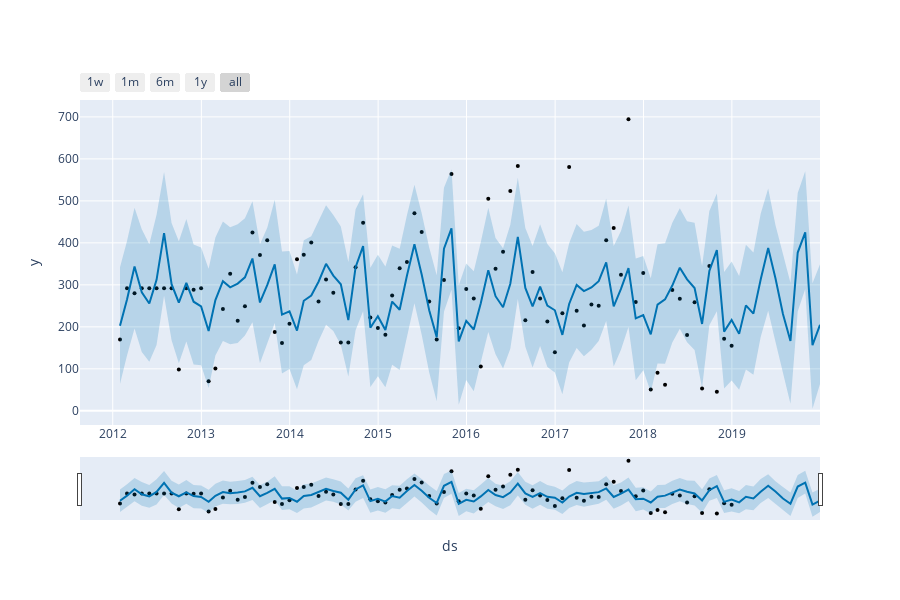

Write notebook code for a chart like this one.
### Code cell
# alternative use plotly interactive model
plot_plotly(model, predict)
